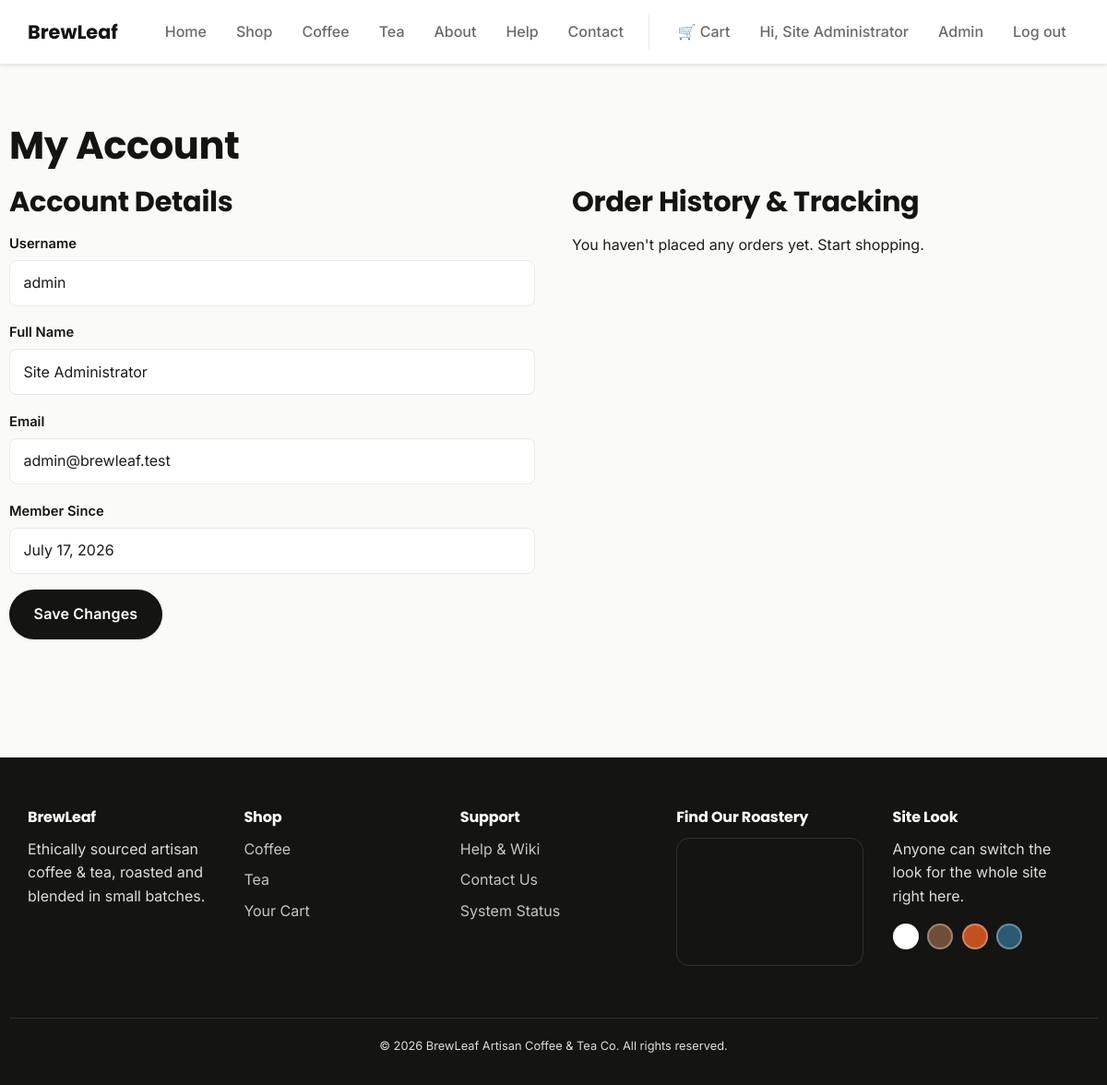
The app's page /profile.php (signed in) with its own data.
### tables this page shows
CREATE TABLE users (
    id              INT UNSIGNED AUTO_INCREMENT PRIMARY KEY,
    username        VARCHAR(50)  NOT NULL UNIQUE,
    email           VARCHAR(120) NOT NULL UNIQUE,
    password_hash   VARCHAR(255) NOT NULL,
    full_name       VARCHAR(120) NOT NULL,
    role            ENUM('customer','admin') NOT NULL DEFAULT 'customer',
    status          ENUM('active','disabled') NOT NULL DEFAULT 'active',
    created_at      TIMESTAMP NOT NULL DEFAULT CURRENT_TIMESTAMP
);

CREATE TABLE site_settings (
    setting_key     VARCHAR(60) PRIMARY KEY,
    setting_value   VARCHAR(255) NOT NULL
);

### includes/functions.php (called while the page is built, shortened)
<?php
function h(?string $value): string
{
    return htmlspecialchars($value ?? '', ENT_QUOTES, 'UTF-8');
}

### profile.php (the view, shortened to what this page needs)
<?php
require_once __DIR__ . '/config/db.php';
require_once __DIR__ . '/includes/functions.php';
$userId = (int) $_SESSION['user_id'];
$userStmt = $conn->prepare('SELECT username, email, full_name, created_at FROM users WHERE id = ?');
$userStmt->bind_param('i', $userId);
$userStmt->execute();
$user = $userStmt->get_result()->fetch_assoc();
$ordersStmt = $conn->prepare('SELECT id, status, total, created_at FROM orders WHERE user_id = ? ORDER BY created_at DESC');
$ordersStmt->bind_param('i', $userId);
$ordersStmt->execute();
$orders = $ordersStmt->get_result();
require_once __DIR__ . '/includes/header.php';
?>
<section class="section container">
  <h1>My Account</h1>
  <div class="product-detail">
    <div>
      <h2>Account Details</h2>
      <form method="post" action="profile.php" data-validate>
        <div class="form-row">
          <label>Username</label>
          <input type="text" value="<?= h($user['username']) ?>" disabled>
        </div>
        <div class="form-row">
          <label for="full_name">Full Name</label>
          <input type="text" id="full_name" name="full_name" value="<?= h($user['full_name']) ?>" required>
        </div>
        <div class="form-row">
          <label for="email">Email</label>
          <input type="email" id="email" name="email" value="<?= h($user['email']) ?>" required>
        </div>
        <div class="form-row">
          <label>Member Since</label>
          <input type="text" value="<?= h(date('F j, Y', strtotime($user['created_at']))) ?>" disabled>
        </div>
        <button type="submit" name="update_profile" value="1" class="btn">Save Changes</button>
      </form>
    </div>
    <div>
      <h2>Order History &amp; Tracking</h2>
      <?php if ($orders->num_rows === 0): ?>
        <p>You haven't placed any orders yet. <a href="products.php">Start shopping</a>.</p>
      <?php endif; ?>
    </div>
  </div>
</section>
<?php $ordersStmt->close(); require_once __DIR__ . '/includes/footer.php'; ?>

### assets/css/variables.css (style rules this page uses)
:root { --color-bg: #faf7f2; --color-surface: #ffffff; --color-text: #2b2320; --color-text-muted: #6b5f57; --color-primary: #6f4e37; --color-primary-dark: #4a3225; --color-accent: #c98a3b; --color-accent-dark: #966732; --color-border: #e7ddd2; --color-success: #3a7a4e; --color-success-bg: #e6f4ea; --color-success-border: #bfe3c9; --color-danger: #b3402a; --color-danger-bg: #fbe9e5; --color-danger-border: #f0c3b8; --font-heading: 'Poppins', 'Segoe UI', sans-serif; --font-body: 'Inter', 'Segoe UI', sans-serif; --radius-sm: 8px; --radius: 14px; --radius-lg: 22px; --shadow-sm: 0 1px 3px rgba(0, 0, 0, .1); --shadow-md: 0 10px 28px -8px rgba(0, 0, 0, .22); --shadow-lg: 0 24px 48px -12px rgba(0, 0, 0, .28); --transition: 180ms ease; --transition-slow: 320ms ease-out; }

### assets/css/theme-white.css (style rules this page uses)
:root { --color-bg: #fafaf8; --color-surface: #ffffff; --color-text: #1c1c1a; --color-text-muted: #6b6b66; --color-primary: #2a2a27; --color-primary-dark: #141412; --color-accent: #ffffff; --color-accent-dark: #6d4f2c; --color-border: #eaeae6; }

### assets/css/base.css (style rules this page uses)
*, *::before, *::after { box-sizing: border-box; }
html { scroll-behavior: smooth; }
html, body { margin: 0; padding: 0; }
a { color: inherit; text-decoration: none; }
button { font: inherit; cursor: pointer; }
body { background: var(--color-bg); color: var(--color-text); font-family: var(--font-body); line-height: 1.6; -webkit-font-smoothing: antialiased; }
h1, h2, h3, h4 { font-family: var(--font-heading); color: var(--color-primary-dark); line-height: 1.15; letter-spacing: -.01em; margin: 0 0 .5em; }
h1 { font-size: 2.6rem; }
h2 { font-size: 1.9rem; }
p { margin: 0 0 1em; }
.container { width: 100%; max-width: 1180px; margin: 0 auto; padding: 0 1.25rem; }

### assets/css/buttons.css (style rules this page uses)
.btn { display: inline-flex; align-items: center; gap: .5rem; padding: .8rem 1.6rem; border-radius: 999px; border: 1px solid transparent; background: var(--color-primary-dark); color: #fff; font-weight: 600; letter-spacing: .01em; box-shadow: var(--shadow-sm); transition: transform var(--transition-slow), box-shadow var(--transition-slow), background var(--transition); }

### assets/css/forms.css (style rules this page uses)
label { display: block; font-weight: 600; margin-bottom: .35rem; font-size: .92rem; color: var(--color-primary-dark); }
input, select, textarea { width: 100%; padding: .7rem .9rem; border: 1px solid var(--color-border); border-radius: var(--radius-sm); font: inherit; background: var(--color-surface); color: var(--color-text); transition: border-color var(--transition), box-shadow var(--transition); }
.form-row { margin-bottom: 1.1rem; }

### assets/css/sections.css (style rules this page uses)
.section { padding: 4rem 0; }

### assets/css/product-card.css (style rules this page uses)
.product-detail { display: grid; grid-template-columns: 1fr 1fr; gap: 2.5rem; align-items: start; }

### records on screen
users: username "admin", full_name "Site Administrator", email "admin@brewleaf.test", created_at "July 17, 2026"

### other values on screen
$_SESSION['full_name'] "Site Administrator"
